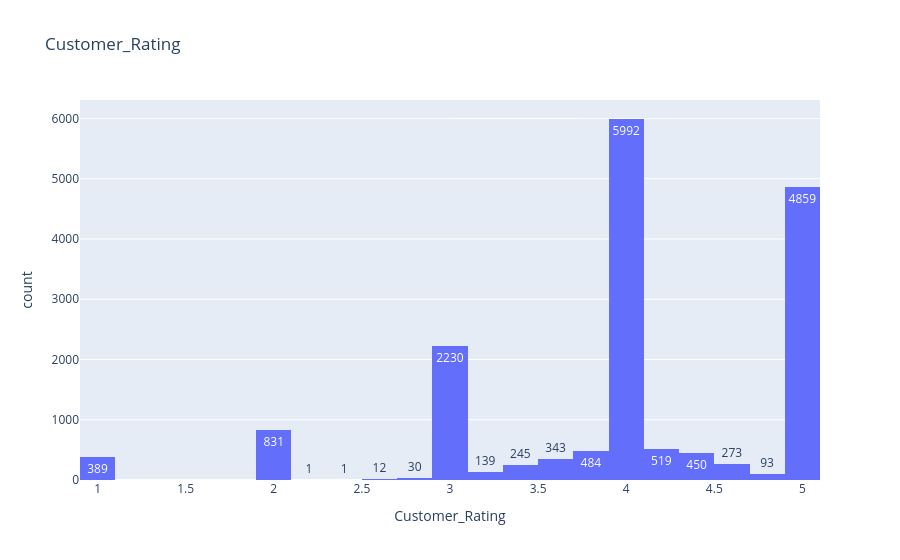

Notebook cell for this chart:
### Code cell
px.histogram(data_frame= df, x = 'Customer_Rating',text_auto= True,
       title= 'Customer_Rating')

### Figure 1 — Plotly figure (JSON) as saved in the notebook; plotly's stock layout.template omitted (floating-point values rounded to 4 significant figures; data arrays with more than 128 entries replaced by an {"elided": "..."} marker saying what was removed)
{"data": [{"bingroup": "x", "hovertemplate": "Customer_Rating=%{x}<br>count=%{y}<extra></extra>", "legendgroup": "", "marker": {"color": "#636efa", "pattern": {"shape": ""}}, "name": "", "orientation": "v", "showlegend": false, "texttemplate": "%{value}", "type": "histogram", "x": {"elided": "16891 float values"}, "xaxis": "x", "yaxis": "y"}], "layout": {"barmode": "relative", "legend": {"tracegroupgap": 0}, "title": {"text": "Customer_Rating"}, "xaxis": {"anchor": "y", "domain": [0, 1], "title": {"text": "Customer_Rating"}}, "yaxis": {"anchor": "x", "domain": [0, 1], "title": {"text": "count"}}}}
